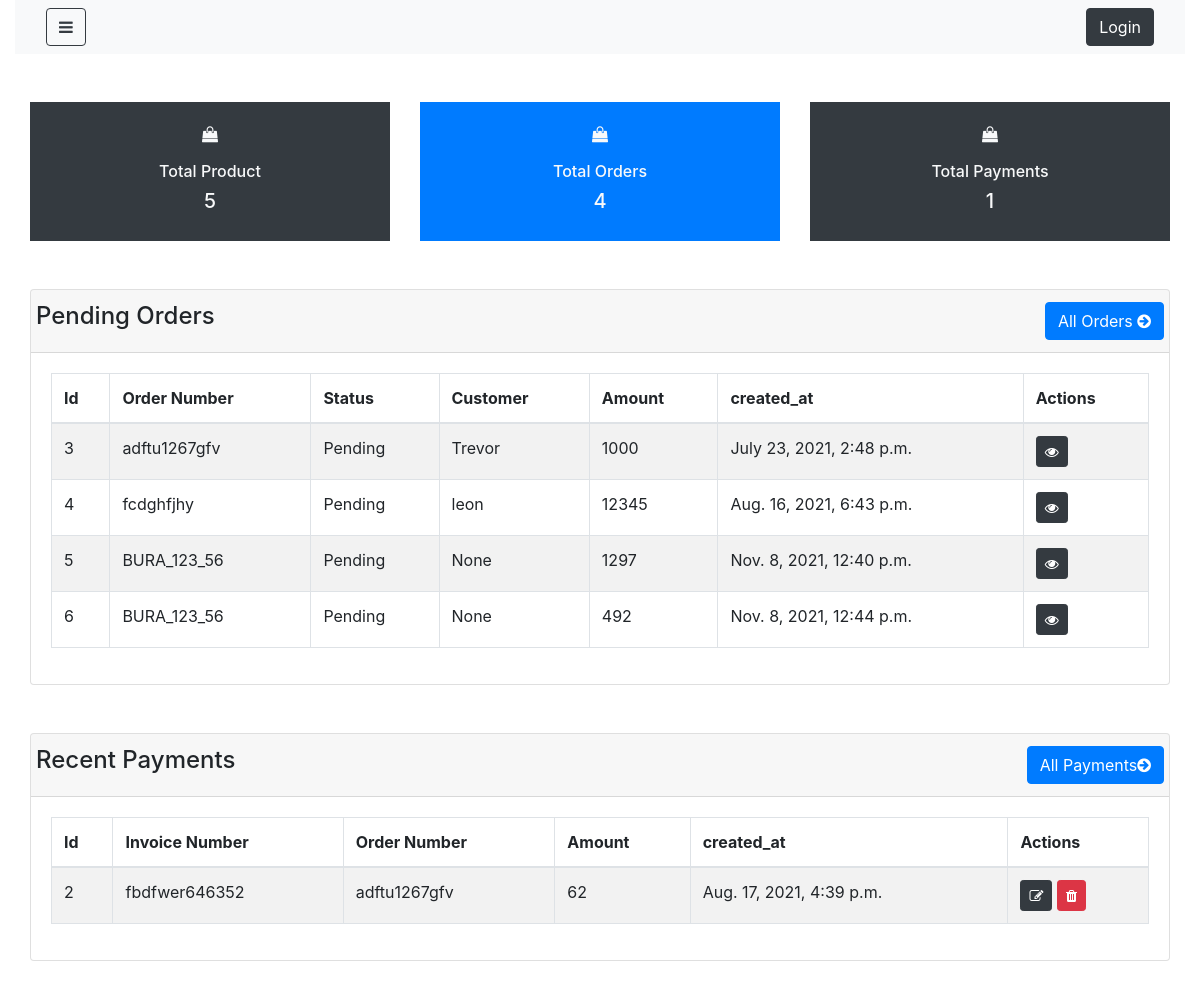
Page /dashboard/ on the earlier database version.
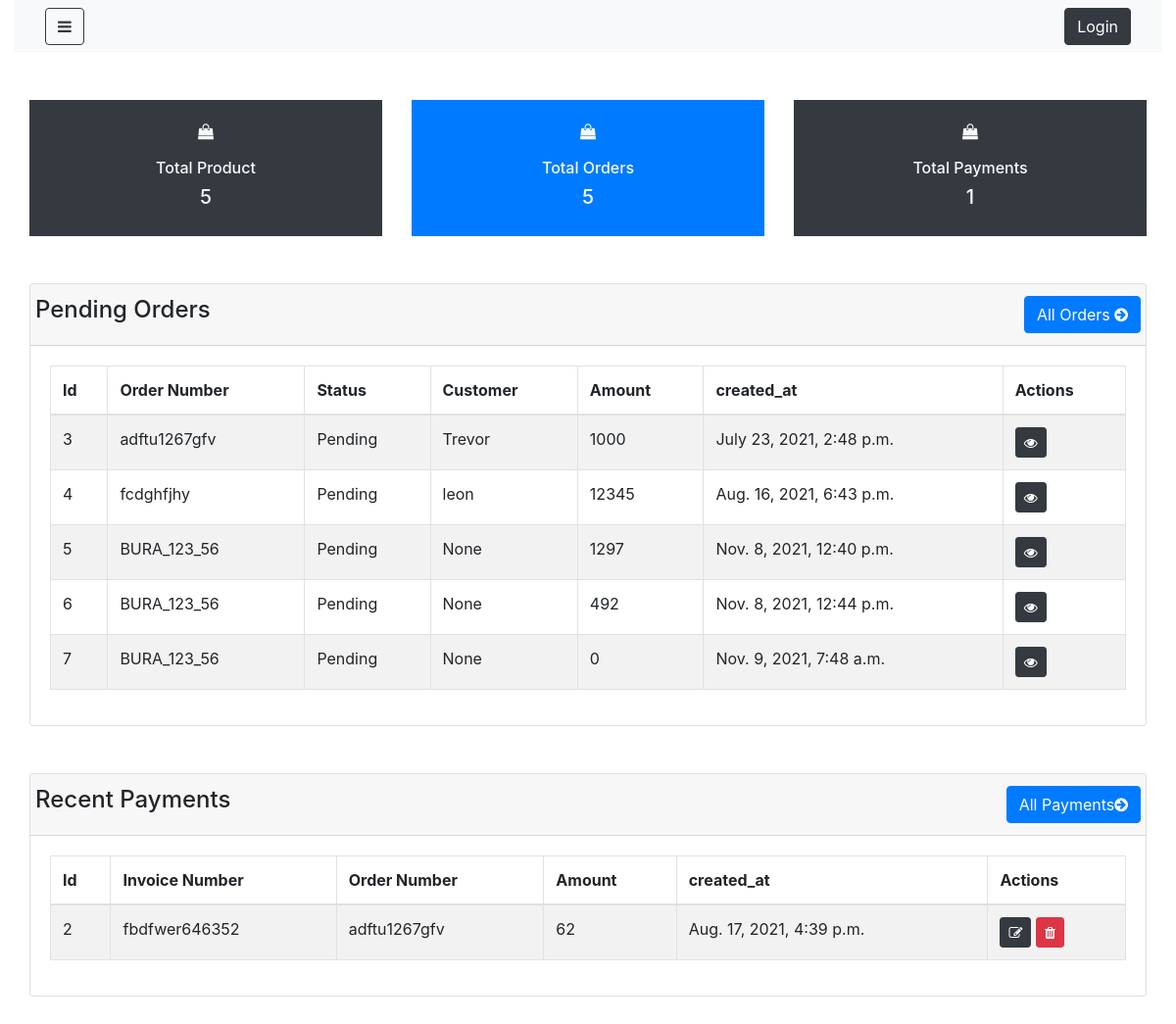
Same page on the later database version.
### shop/models.py (models this page shows, shortened)
class Order(models.Model):
    total=models.IntegerField(null= False, blank= True)
    status=models.CharField(max_length=100, null=False, blank=False, default="Pending")
    shipping_cost=models.IntegerField(null= True, blank= True)
    order_number=models.CharField(max_length=100, null=False, blank=False)
    customer_id=models.ForeignKey('customer',on_delete=models.CASCADE,blank=True,null=True)
    created_at=models.DateTimeField(auto_now_add=True)
    updated_at= models.DateTimeField(auto_now_add=True)
    def __str__(self):
        return self.order_number

class Customer(models.Model):
    name=models.CharField(max_length=100, null=False, blank=False)
    phone_number=models.IntegerField(null= True, blank= True)
    email=models.CharField(max_length=100, null=False, blank=False)
    password=models.CharField(max_length=100, null=False, blank=False)
    created_at=models.DateTimeField(auto_now_add=True)
    updated_at= models.DateTimeField(auto_now_add=True)
    def __str__(self):
        return self.name

class Payment(models.Model):
    order_id= models.ForeignKey('order',on_delete=models.CASCADE,blank=True,null=True)
    amount=models.IntegerField(null= True, blank= True)
    description=models.TextField(null=True, blank=True)
    invoice_number=models.CharField(max_length=100, null=False, blank=True)
    created_at=models.DateTimeField(auto_now_add=True)
    updated_at= models.DateTimeField(auto_now_add=True)

### shop/views.py (the view)
# urls.py: path('dashboard/',views.adminDashboard,name="dashboard"),
def adminDashboard(request):
    context = {}
    context['product_count'] =  Product.objects.all().count()
    context['order_count'] =  Order.objects.all().count()
    context['payment_count'] =  Payment.objects.all().count()
    context['payments'] =  Payment.objects.all()[:10]
    context['pending_orders'] =  Order.objects.filter(status ="Pending")
    return render(request, 'shop/admin/dashboard.html', context)

### shop/templates/shop/admin/dashboard.html (shortened to what the changed rows need)
{% extends 'shop/admin/layouts/admin_master.html' %}
{% block content %}
<div class="container-fluid">
    <div class="row justify-content-center my-5">
        <div class="col-lg-4 col-md-4 col-md-12">
            <div clas="card bg-secondary">
                <div class="card-body bg-primary text-light text-center">
                    <P><i class="fa fa-shopping-bag"></i></P>
                    <h6>Total Orders</h6>
                    <h5>{{order_count}}</h5>
                </div>
            </div>
        </div>
    </div>
    <div class="row justify-content-center">
        <div class="col-lg-12 col-md-12 col-sm-12">
            <div class="card">
                <div class="card-body">
                    <table class="table table-hover table-bordered table-striped">
                        <thead>
                            <tr>
                                <th>Id</th>
                                <th>Order Number</th>
                                <th>Status</th>
                                <th>Customer</th>
                                <th>Amount</th>
                                <th>created_at</th>
                                <th>Actions</th>
                            </tr>
                        </thead>
                        <tbody>
                            {% for order in pending_orders %}
                            <tr>
                                <td>{{order.id}}</td>
                                <td>{{order.order_number}}</td>
                                <td>{{order.status}}</td>
                                <td>{{order.customer_id}}</td>
                                <td>{{order.total}}</td>
                                <td>{{order.created_at}}</td>
                                <td>
                                    <a href="#" class="btn btn-dark btn-sm">
                                        <i class="fa fa-eye"></i>
                                    </a>
                                </td>
                            </tr>
                            {% endfor %}
                        </tbody>
                    </table>
                </div>
            </div>
        </div>
    </div>
    <div class="row justify-content-center my-5">
        <div class="col-lg-12 col-md-12 col-sm-12">
            <div class="card">
                <div class="card-body">
                    <table class="table table-hover table-bordered table-striped">
                        <thead>
                            <tr>
                                <th>Id</th>
                                <th>Invoice Number</th>
                                <th>Order Number</th>
                                <th>Amount</th>
                                <th>created_at</th>
                                <th>Actions</th>
                            </tr>
                        </thead>
                        <tbody>
                            {% for payment in payments %}
                            <tr>
                                <td>{{payment.id}}</td>
                                <td>{{payment.invoice_number}}</td>
                                <td>{{payment.order_id}}</td>
                                <td>{{payment.amount}}</td>
                                <td>{{payment.created_at}}</td>
                                <td>
                                    <a href="#" class="btn btn-dark btn-sm">
                                        <i class="fa fa-edit"></i>
                                    </a>
                                    <a href="#" class="btn btn-danger btn-sm">
                                        <i class="fa fa-trash"></i>
                                    </a>
                                </td>
                            </tr>
                            {% endfor %}
                        </tbody>
                    </table>
                </div>
            </div>
        </div>
    </div>
</div>
{% endblock %}

Differences in the rows shown:
added Order: id "7", order_number "BURA_123_56", status "Pending", customer_id "None", total "0", created_at "Nov. 9, 2021, 7:48 a.m."
Other differences:
{{ order_count }}: "4" → "5"
